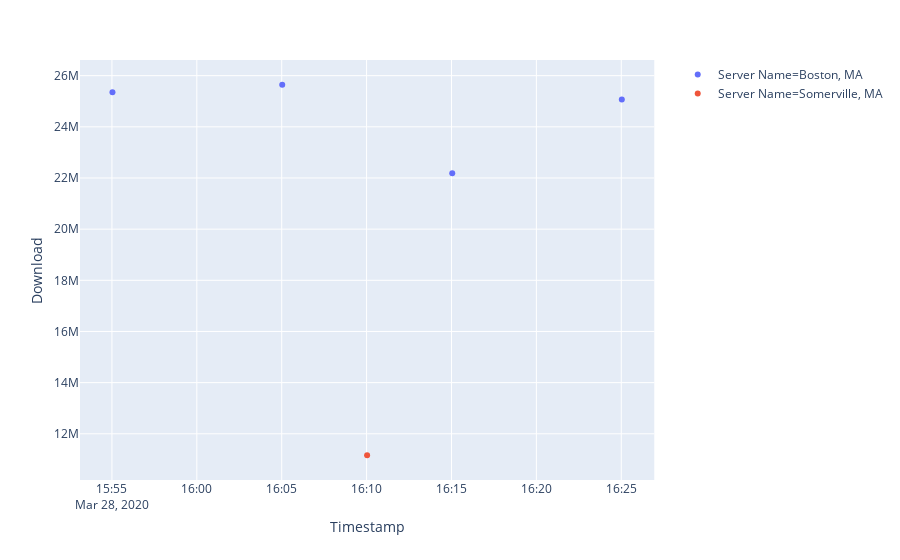

Here is the notebook cell this chart was saved with:
### Code cell
px.scatter(df, x='Timestamp', y='Download', color='Server Name')

### Figure 1 — Plotly figure (JSON) as saved in the notebook; plotly's stock layout.template omitted (floating-point values rounded to 4 significant figures)
{"data": [{"hoverlabel": {"namelength": 0}, "hovertemplate": "Server Name=Boston, MA<br>Timestamp=%{x}<br>Download=%{y}", "legendgroup": "Server Name=Boston, MA", "marker": {"color": "#636efa", "symbol": "circle"}, "mode": "markers", "name": "Server Name=Boston, MA", "showlegend": true, "type": "scatter", "x": ["2020-03-28T15:55:01.873981Z", "2020-03-28T16:05:01.797144Z", "2020-03-28T16:15:02.662228Z", "2020-03-28T16:25:01.973193Z"], "xaxis": "x", "y": [25350000.0, 25650000.0, 22190000.0, 25070000.0], "yaxis": "y"}, {"hoverlabel": {"namelength": 0}, "hovertemplate": "Server Name=Somerville, MA<br>Timestamp=%{x}<br>Download=%{y}", "legendgroup": "Server Name=Somerville, MA", "marker": {"color": "#EF553B", "symbol": "circle"}, "mode": "markers", "name": "Server Name=Somerville, MA", "showlegend": true, "type": "scatter", "x": ["2020-03-28T16:10:01.785844Z"], "xaxis": "x", "y": [11160000.0], "yaxis": "y"}], "layout": {"autosize": true, "legend": {"tracegroupgap": 0}, "margin": {"t": 60}, "xaxis": {"anchor": "y", "autorange": true, "domain": [0, 0.98], "range": ["2020-03-28 15:53:08.5915", "2020-03-28 16:26:55.2557"], "title": {"text": "Timestamp"}, "type": "date"}, "yaxis": {"anchor": "x", "autorange": true, "domain": [0, 1], "range": [10210000.0, 26600000.0], "title": {"text": "Download"}, "type": "linear"}}}
